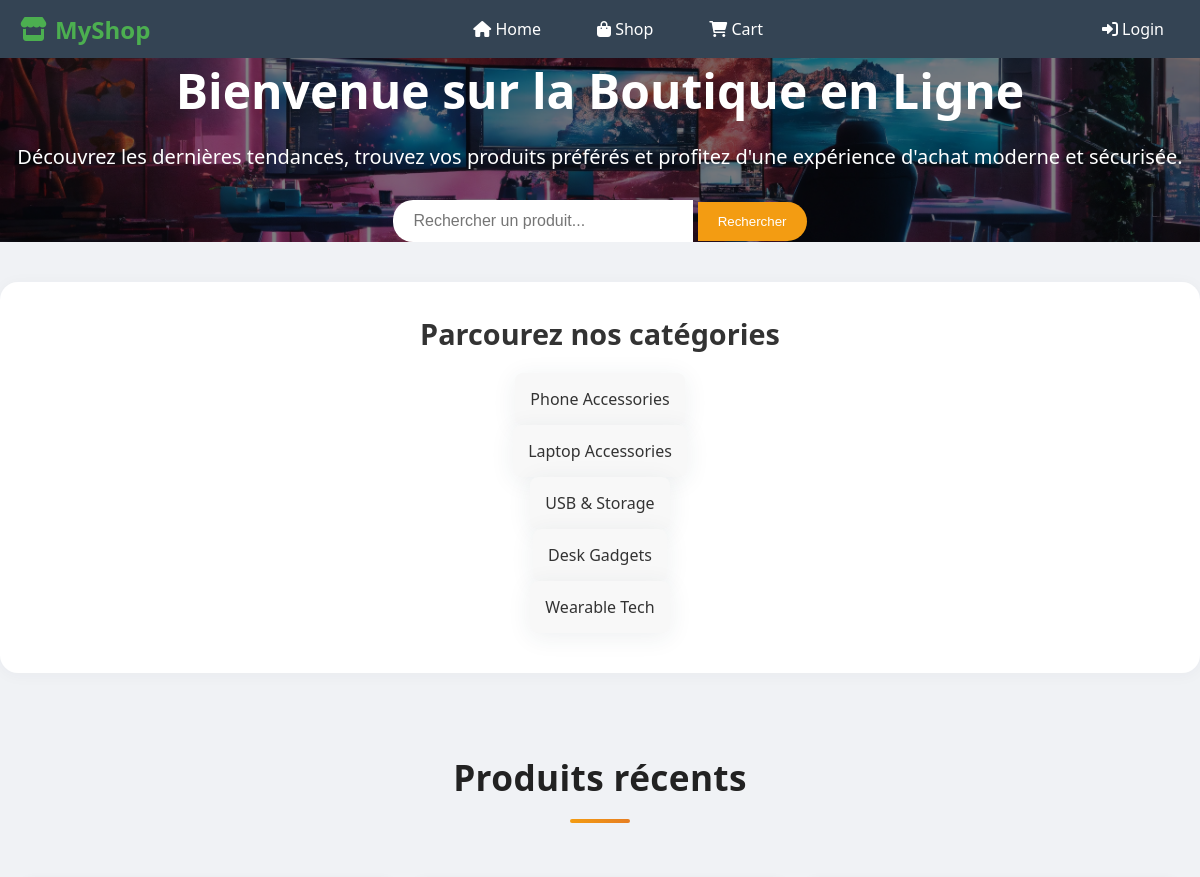
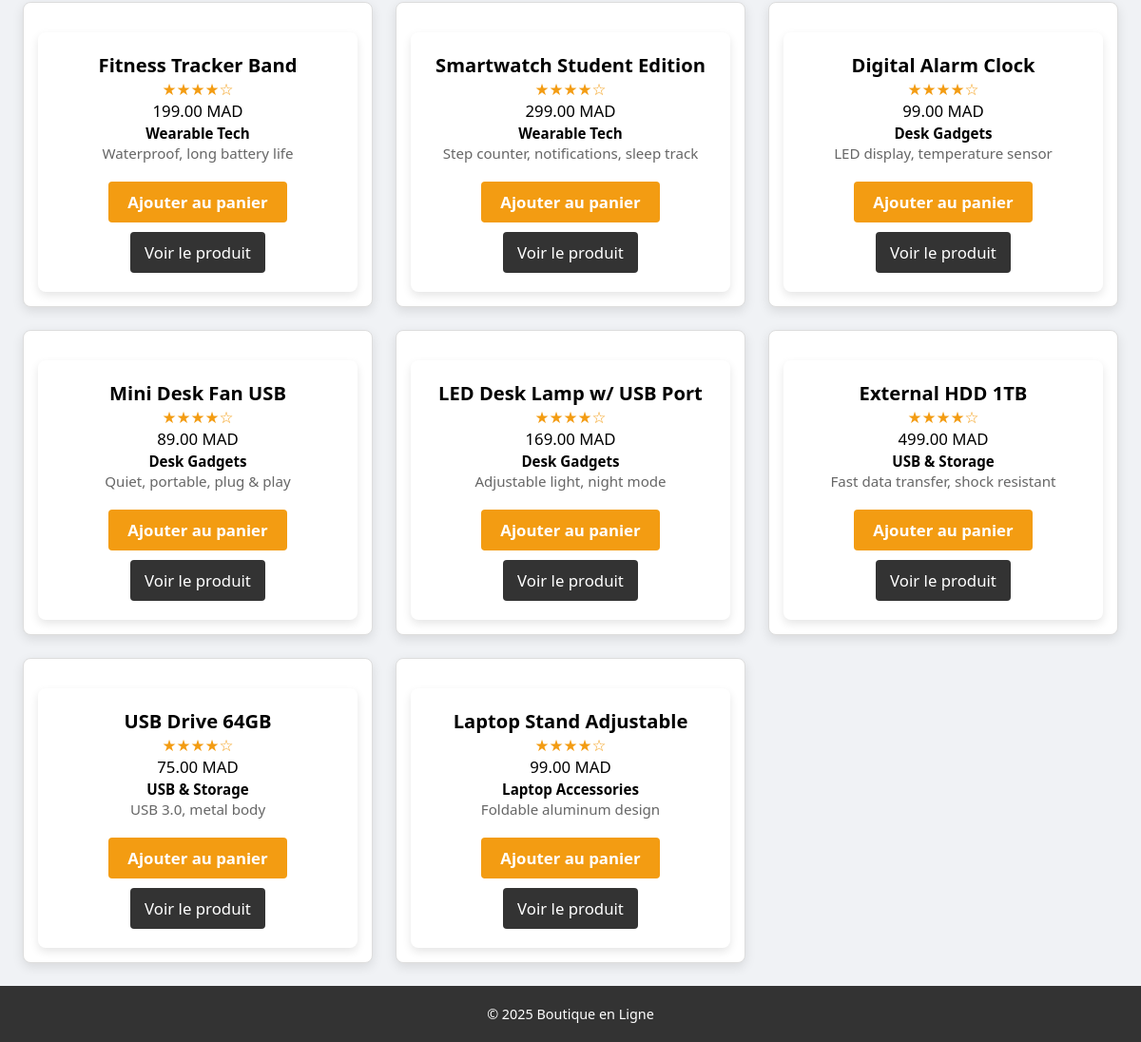
The app's page /.history/index_20250507164701.php with its own data (2 pictures, top to bottom).
### tables this page shows
CREATE TABLE IF NOT EXISTS produits (
    id INT AUTO_INCREMENT PRIMARY KEY,
    nom VARCHAR(100),
    description TEXT,
    prix DECIMAL(10,2),
    categorie VARCHAR(50),
    image VARCHAR(255),
    stock INT DEFAULT 0
);

### .history/index_20250507164701.php (the view, shortened to what this page needs)
<?php
require_once 'includes/db.php';
include 'includes/header.php';
$products = $pdo->query('SELECT * FROM produits ORDER BY id DESC LIMIT 8')->fetchAll();
$categories = $pdo->query("SELECT DISTINCT categorie FROM produits WHERE categorie IS NOT NULL AND categorie != ''")->fetchAll(PDO::FETCH_COLUMN);
?>
<div class="hero-section" style="background-image: url('assets/images/landingpage.webp');">
    <div class="hero-overlay"></div>
    <div class="hero-content">
        <div class="hero-text">
            <h1>Bienvenue sur la Boutique en Ligne</h1>
            <p>Découvrez les dernières tendances, trouvez vos produits préférés et profitez d'une expérience d'achat moderne et sécurisée.</p>
        </div>
        <div class="hero-search">
            <form action="search.php" method="GET">
                <input type="text" name="q" placeholder="Rechercher un produit..." class="search-input">
                <button type="submit" class="hero-btn">Rechercher</button>
            </form>
        </div>
    </div>
</div>
<?php if (!empty($categories)) : ?>
    <div class="category-filters">
        <h2>Parcourez nos catégories</h2>
        <?php foreach ($categories as $cat) : ?>
            <a href="search.php?category=<?= urlencode($cat) ?>" class="category-card"><?= htmlspecialchars($cat) ?></a>
        <?php endforeach; ?>
    </div>
<?php endif; ?>
<h2 class="recent-products-title">Produits récents</h2>
<?php if (count($products) === 0) : ?>
    <p class="no-products">Aucun produit disponible.</p>
<?php else : ?>
    <div class="product-listing">
        <?php foreach ($products as $prod) : ?>
            <div class="product-card">
                <div class="product-info">
                    <strong><?= htmlspecialchars($prod['nom']) ?></strong><br>
                    <div class="product-rating">★★★★☆</div>
                    <span><?= number_format($prod['prix'], 2) ?> MAD</span><br>
                    <span class="product-category"><?= htmlspecialchars($prod['categorie']) ?></span><br>
                    <div class="product-desc">
                        <?= htmlspecialchars(mb_strimwidth($prod['description'], 0, 80, '...')) ?>
                    </div>
                    <div class="product-actions">
                        <a href="cart.php?add=<?= $prod['id'] ?>" class="add-to-cart-btn">Ajouter au panier</a>
                        <a href="product.php?id=<?= $prod['id'] ?>" class="product-details-btn">Voir le produit</a>
                    </div>
                </div>
            </div>
        <?php endforeach; ?>
    </div>
<?php endif; ?>
<?php include 'includes/footer.php'; ?>

### assets/css/style.css (style rules this page uses)
html, body { height: 100%; }
body { min-height: 100vh; display: flex; flex-direction: column; font-family: 'Segoe UI', sans-serif; background-color: #f0f5f3; }
* { margin: 0; padding: 0; box-sizing: border-box; }
body { font-family: 'Segoe UI', sans-serif; background-color: #f0f5f3; }
.hero-section { position: relative; background-image: url('assets/images/landingpage.webp'); background-size: cover; background-position: center; height: 400px; color: white; display: flex; justify-content: center; align-items: center; text-align: center; }
.hero-overlay { position: absolute; top: 0; left: 0; width: 100%; height: 100%; background: rgba(0, 0, 0, 0.5); }
.hero-content { position: relative; z-index: 2; }
.hero-content h1 { font-size: 3em; margin-bottom: 20px; }
.hero-content p { font-size: 1.25em; margin-bottom: 30px; }
.hero-search { display: flex; justify-content: center; margin-top: 20px; }
.hero-search input { padding: 12px 20px; font-size: 1em; border-radius: 20px 0 0 20px; border: none; width: 300px; }
.hero-search button { padding: 12px 20px; background-color: #f39c12; color: white; border: none; border-radius: 0 20px 20px 0; cursor: pointer; }
.category-filters { background: linear-gradient(135deg, #f8fafc 60%, #f0f2f5 100%); width: 100%; max-width: 1200px; margin: 40px auto; text-align: center; display: flex; flex-direction: column; align-items: center; }
.category-filters h2 { font-size: 1.8rem; margin-bottom: 20px; color: #333; }
.category-card { display: flex; flex-direction: column; align-items: center; padding: 15px; border-radius: 8px; background-color: #f8f8f8; transition: transform 0.3s, background-color 0.3s; text-decoration: none; color: #333; box-sizing: border-box; max-width: 180px; box-shadow: 0 4px 24px rgba(44,62,80,0.08); }
.product-listing { display: grid; grid-template-columns: repeat(4, 1fr); gap: 24px; padding: 24px; max-width: 1400px; margin: 0 auto; align-items: stretch; }
.product-card { display: flex; flex-direction: column; justify-content: space-between; height: 100%; background-color: white; padding: 20px; border-radius: 10px; box-shadow: 0 4px 24px rgba(44,62,80,0.08); transition: transform 0.3s, box-shadow 0.3s; font-size: 1.05em; }
.product-card strong { font-size: 1.15em; }
.product-info { text-align: center; }
.product-info strong { font-size: 1.2em; margin: 10px 0; }
.product-rating { font-size: 1em; color: #f39c12; }
.product-category { font-size: 1em; color: #333; margin-bottom: 10px; }
.product-desc { font-size: 0.9em; color: #666; margin-bottom: 10px; }
.product-actions a { display: inline-block; padding: 10px 15px; margin-top: 10px; background-color: #333; color: white; text-decoration: none; border-radius: 4px; }
.product-card { background-color: #fff; padding: 15px; border: 1px solid #ddd; border-radius: 8px; box-shadow: 0 4px 12px rgba(0, 0, 0, 0.1); text-align: center; transition: all 0.3s ease; }
.product-category { font-size: 0.9em; color: #777; margin-bottom: 10px; }
.add-to-cart-btn { padding: 10px 20px; background-color: #f39c12; color: white; border: none; border-radius: 4px; text-decoration: none; cursor: pointer; }
@media (max-width: 1200px) { .product-listing { grid-template-columns: repeat(3, 1fr); } }
.product-info { flex: 1; background-color: #fff; padding: 20px; border-radius: 8px; box-shadow: 0 4px 10px rgba(0, 0, 0, 0.1); }
.product-category { font-size: 1em; color: #777; margin-bottom: 10px; }
.product-actions .add-to-cart-btn { background-color: #f39c12; color: #fff; padding: 10px 20px; text-decoration: none; border-radius: 4px; font-weight: bold; }
.product-info { flex: 2; background-color: #fff; padding: 20px; border-radius: 8px; box-shadow: 0 4px 10px rgba(0, 0, 0, 0.1); }
.product-category { font-size: 0.9em; color: #000000; margin-bottom: 10px; font-weight: bold; }
.product-actions { margin-top: auto; }
.recent-products-title { text-align: center; font-size: 2.2rem; font-weight: 700; margin: 48px 0 32px 0; color: #222; letter-spacing: 0.01em; position: relative; }
.recent-products-title::after { content: ''; display: block; width: 60px; height: 4px; background: linear-gradient(90deg, #f39c12 0%, #e67e22 100%); border-radius: 2px; margin: 18px auto 0 auto; }
.category-filters { background: #fff; border-radius: 18px; box-shadow: 0 2px 16px rgba(44,62,80,0.04); padding: 32px 0 40px 0; margin-bottom: 32px; }

### includes/header.php (style rules this page uses)
* { margin: 0; padding: 0; box-sizing: border-box; }
body { font-family: 'Segoe UI', sans-serif; background-color: #f0f2f5; }

### records on screen
produits: nom "Fitness Tracker Band", prix "199.00", categorie "Wearable Tech", description "Waterproof, long battery life"
produits: nom "Smartwatch Student Edition", prix "299.00", categorie "Wearable Tech", description "Step counter, notifications, sleep track"
produits: nom "Digital Alarm Clock", prix "99.00", categorie "Desk Gadgets", description "LED display, temperature sensor"
produits: nom "Mini Desk Fan USB", prix "89.00", categorie "Desk Gadgets", description "Quiet, portable, plug & play"
produits: nom "LED Desk Lamp w/ USB Port", prix "169.00", categorie "Desk Gadgets", description "Adjustable light, night mode"
produits: nom "External HDD 1TB", prix "499.00", categorie "USB & Storage", description "Fast data transfer, shock resistant"
produits: nom "USB Drive 64GB", prix "75.00", categorie "USB & Storage", description "USB 3.0, metal body"
produits: nom "Laptop Stand Adjustable", prix "99.00", categorie "Laptop Accessories", description "Foldable aluminum design"

### other values on screen
$cat "Phone Accessories"
$cat "Laptop Accessories"
$cat "USB & Storage"
$cat "Desk Gadgets"
$cat "Wearable Tech"
